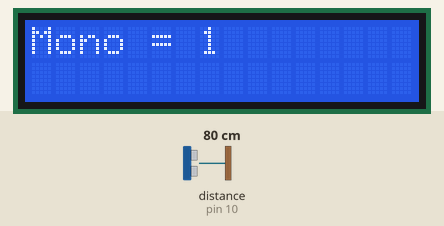
A sketch run on a simulated Arduino Uno, built with avr-gcc and run on an emulated ATmega328P. On the bench: 16×2 character LCD. Wiring (inferred from the names in the program): ultrasonic range finder: trigger pin 9; echo pin 10. The inputs (shaded band) are chosen by the test bench; at power-on: distance to the obstacle (sensor on pin 10) 80 cm. The echo pulse lasts 58.3 µs per cm.

Above: at 0.1 s.
At 2.1 s:
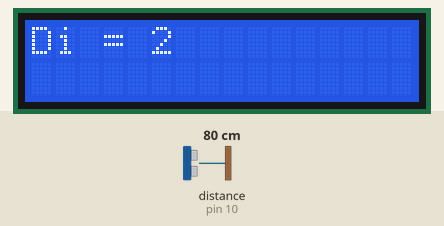
At 4.1 s:
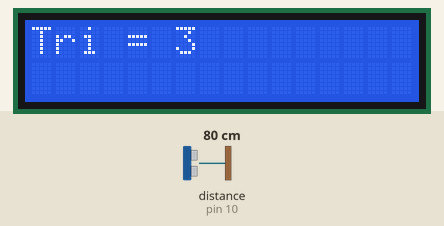
At 8.1 s:
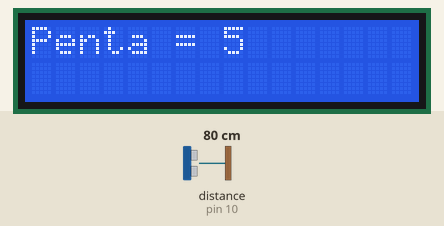
At 12.1 s:
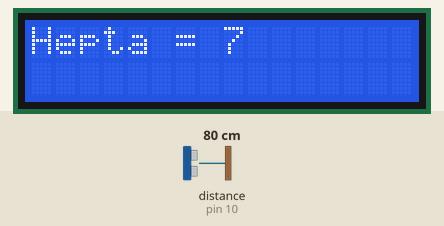
At 16.1 s:
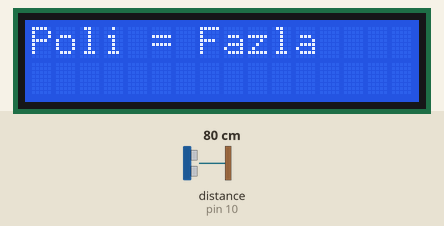

The sketch:

lcd.ino
```cpp
#include <LiquidCrystal.h>
const int trigger_pin = 9;
const int echo_pin = 10;
LiquidCrystal lcd(8, 7, 6, 5, 4, 3);
float sure;
float mesafe;
void setup() {
  pinMode(trigger_pin, OUTPUT);
  pinMode(echo_pin, INPUT);
  lcd.begin(16, 2);

}

void loop() {

  digitalWrite(trigger_pin, 1);
  delayMicroseconds(1000);
  digitalWrite(trigger_pin, 0);
  sure = pulseIn(echo_pin, 1);
  mesafe = (sure/2) / 29.1;


  lcd.setCursor(0, 0);
  lcd.print("Mono = 1    ");
  delay(2000);
  lcd.setCursor(0, 0);
  lcd.print("Di = 2    ");
  delay(2000);
  lcd.setCursor(0, 0);
  lcd.print("Tri = 3    ");
  delay(2000);
  lcd.setCursor(0, 0);
  lcd.print("Tetra = 4    ");
  delay(2000);
  lcd.setCursor(0, 0);
  lcd.print("Penta = 5  ");
  delay(2000);
  lcd.setCursor(0, 0);
  lcd.print("Hegza = 6  ");
  delay(2000);
  lcd.setCursor(0, 0);
  lcd.print("Hepta = 7  ");
  delay(2000);
  lcd.setCursor(0, 0);
  lcd.print("Okta = 8    ");
  delay(2000);
  lcd.setCursor(0, 0);
  lcd.print("Poli = Fazla  ");
  delay(2000);

  /*lcd.setCursor(0, 0);
  lcd.print("Deneme");
  lcd.setCursor(2, 1);
  lcd.print("Deneme");*/
}
```

Measured:
- by itself, everything shown: repeats every 18.0 s, in 9 steps
- what the display in image 0 shows lasts 2.0 s, from 0.1 s to 2.1 s
